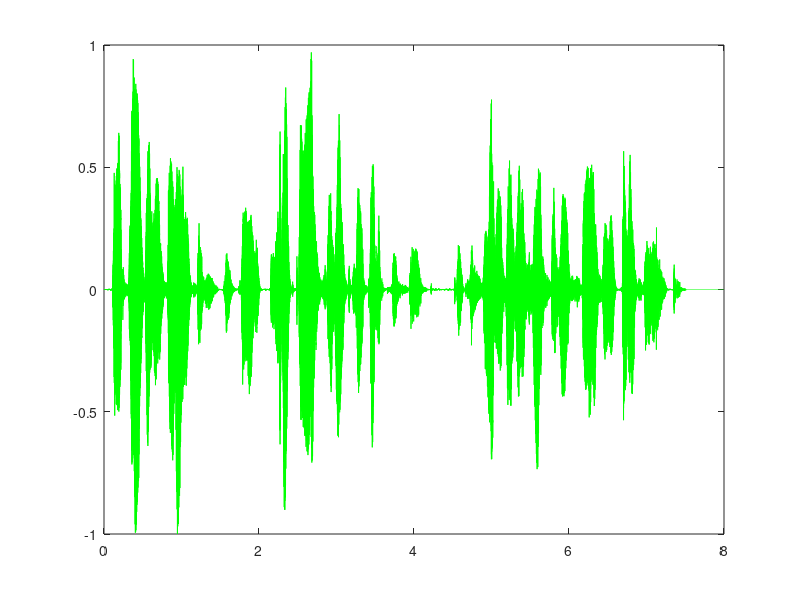
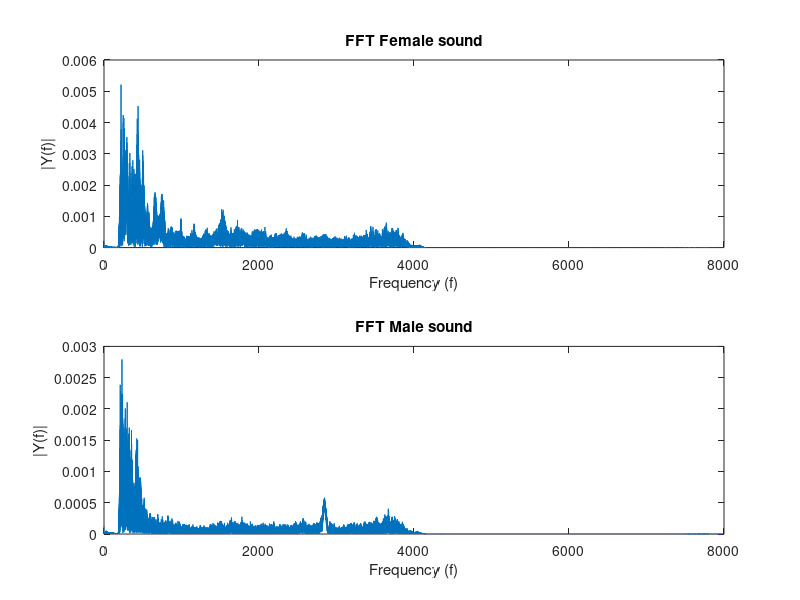

MATLAB code for these plots, in order:
% Génie Électrique - Université de Sherbrooke
% App4 S6 -  Communications en bande de base et Processus aléatoires
% Simon Lefebvre & Gabriel Gaouette
% lefs3303         gaog2501

clc;
clear all;
close all;

load("sons.mat")
Fs = 16000; 


figure('name','Signal Original');
plot(Sonf16(:,1),Sonf16(:,2),'g');


L = length(Sonf16)
n = 2^nextpow2(L);
Sonf16_fft = fft(Sonf16(:,2),n);
f = Fs*(0:(n/2))/n;
P = abs(Sonf16_fft/n);


figure('name','fft');
subplot(2,1,1);
plot(f,P(1:n/2+1));
title('FFT Female sound')
xlabel('Frequency (f)')
ylabel('|Y(f)|')
subplot(2,1,2);


L = length(Sonm16)
n = 2^nextpow2(L);
Sonm16_fft = fft(Sonm16(:,2),n);
f = Fs*(0:(n/2))/n;
P = abs(Sonm16_fft/n);
plot(f,P(1:n/2+1));
title('FFT Male sound')
xlabel('Frequency (f)')
ylabel('|Y(f)|')


